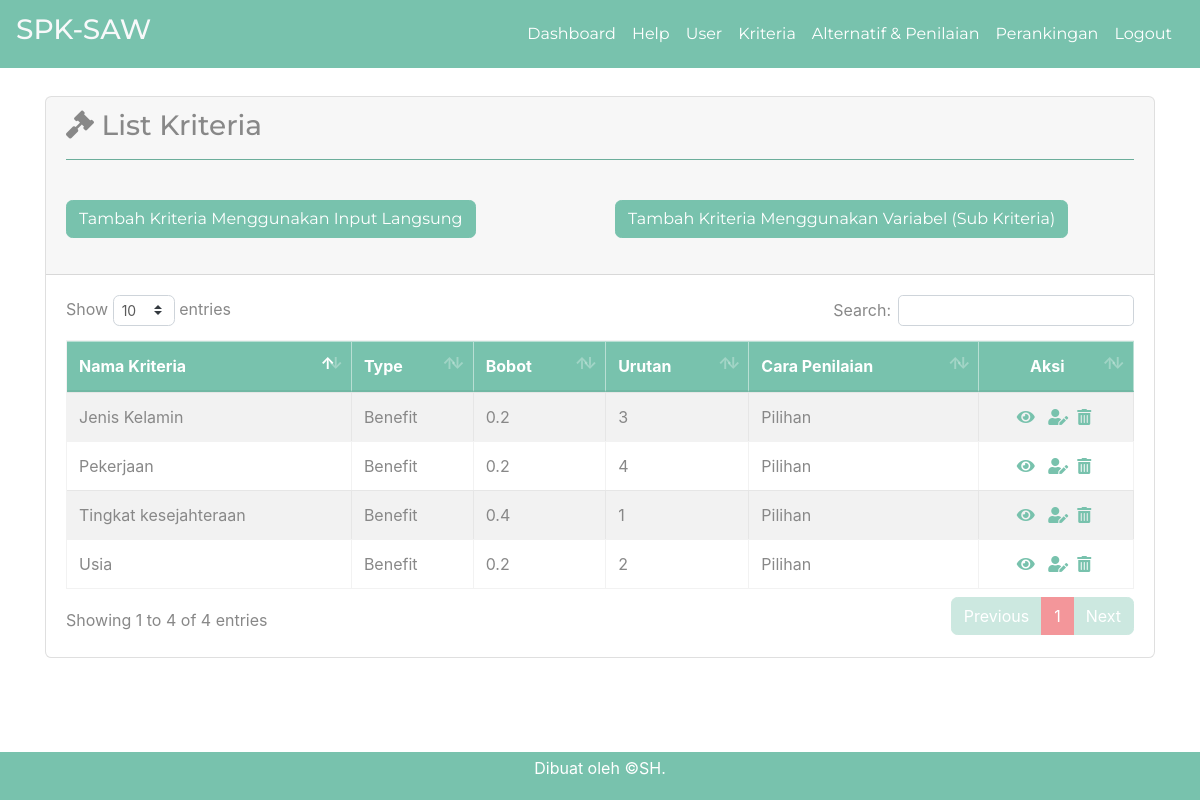
The page /list-kriteria.php (signed in) on the database its author committed.
### tables this page shows
CREATE TABLE `kriteria` (
  `id_kriteria` int(10) NOT NULL,
  `nama` varchar(30) NOT NULL,
  `type` enum('benefit','cost') NOT NULL,
  `bobot` float NOT NULL,
  `ada_pilihan` tinyint(1) DEFAULT NULL,
  `urutan_order` int(2) NOT NULL
);

### list-kriteria.php (the view, shortened to what this page needs)
<?php require_once('includes/init.php'); ?>
<?php
require_once('head.php');
require_once('navbar.php');
?>
<div class="container pt-5 pb-5">
	<div class="row">
        <div class="col">
			<div class="card  mb-5 ">
				<div class="card-header">
					<h3><i class="fas fa-gavel "></i> List Kriteria</h3>
						<hr class="bg-primary"><br>
					<div class="row">
					<div class="col-7 col-md-6 col-lg-6">
						<a class="btn btn-primary" href="tambah-kriteria.php" role="button">Tambah Kriteria Menggunakan Input Langsung</a>&nbsp;
						</div>
						<div class="col-5 col-md-6 col-lg-6 ">
					<a class="btn btn-primary" href="tambah-kriteria-variabel.php" role="button">Tambah Kriteria Menggunakan Variabel (Sub Kriteria)</a>
					</div>
					</div>
					<br>
					<?php
					$query = $pdo->prepare('SELECT * FROM kriteria ORDER BY urutan_order ASC');
					$query->execute();
					$query->setFetchMode(PDO::FETCH_ASSOC);
					if($query->rowCount() > 0):
					?>
				</div>
				<div class="card-body">
					<div class="table-responsive">
						<table class="table table-striped table-hover table-bordered" id="table_id">
							<thead class="table-primary">
								<tr>
									<th>Nama Kriteria</th>
									<th>Type</th>
									<th>Bobot</th>
									<th>Urutan</th>
									<th>Cara Penilaian</th>
									<th class="text-center">Aksi</th>
								</tr>
							</thead>
							<tbody>
								<?php while($hasil = $query->fetch()): ?>
									<tr>
										<td><?php echo $hasil['nama']; ?></td>
										<td>
										<?php
										if($hasil['type'] == 'benefit') {
											echo 'Benefit';
										} elseif($hasil['type'] == 'cost') {
											echo 'Cost';
										}
										?>
										</td>
										<td><?php echo $hasil['bobot']; ?></td>
										<td><?php echo $hasil['urutan_order']; ?></td>
										<td><?php echo ($hasil['ada_pilihan']) ? 'Pilihan': 'Inputan'; ?></td>
										<td class="text-center"><a href="single-kriteria.php?id=<?php echo $hasil['id_kriteria']; ?>"><i class="fa fa-eye" data-toggle="tooltip" title="Lihat"> </i> </a>&nbsp;
										<a href="edit-kriteria.php?id=<?php echo $hasil['id_kriteria']; ?>"><i class="fa fa-user-edit" data-toggle="tooltip" title="Edit"> </i></a>&nbsp;
										<a href="hapus-kriteria.php?id=<?php echo $hasil['id_kriteria']; ?>" class="yakin-hapus"><i class="fa fa-trash-alt" data-toggle="tooltip" title="Delete"> </i></a>&nbsp;</td>
									</tr>
								<?php endwhile; ?>
							</tbody>
						</table>
						<?php else: ?>
							<p>Maaf, belum ada data untuk kriteria.</p>
						<?php endif; ?>
					</div>
				</div>
			</div>
		</div>
	</div>
</div>
<?php
require_once('foot.php');?>

### rows shown on the page
kriteria: nama "Tingkat kesejahteraan", type "Benefit", bobot "0.4", urutan_order "1", ada_pilihan "Pilihan"
kriteria: nama "Usia", type "Benefit", bobot "0.2", urutan_order "2", ada_pilihan "Pilihan"
kriteria: nama "Jenis Kelamin", type "Benefit", bobot "0.2", urutan_order "3", ada_pilihan "Pilihan"
kriteria: nama "Pekerjaan", type "Benefit", bobot "0.2", urutan_order "4", ada_pilihan "Pilihan"
